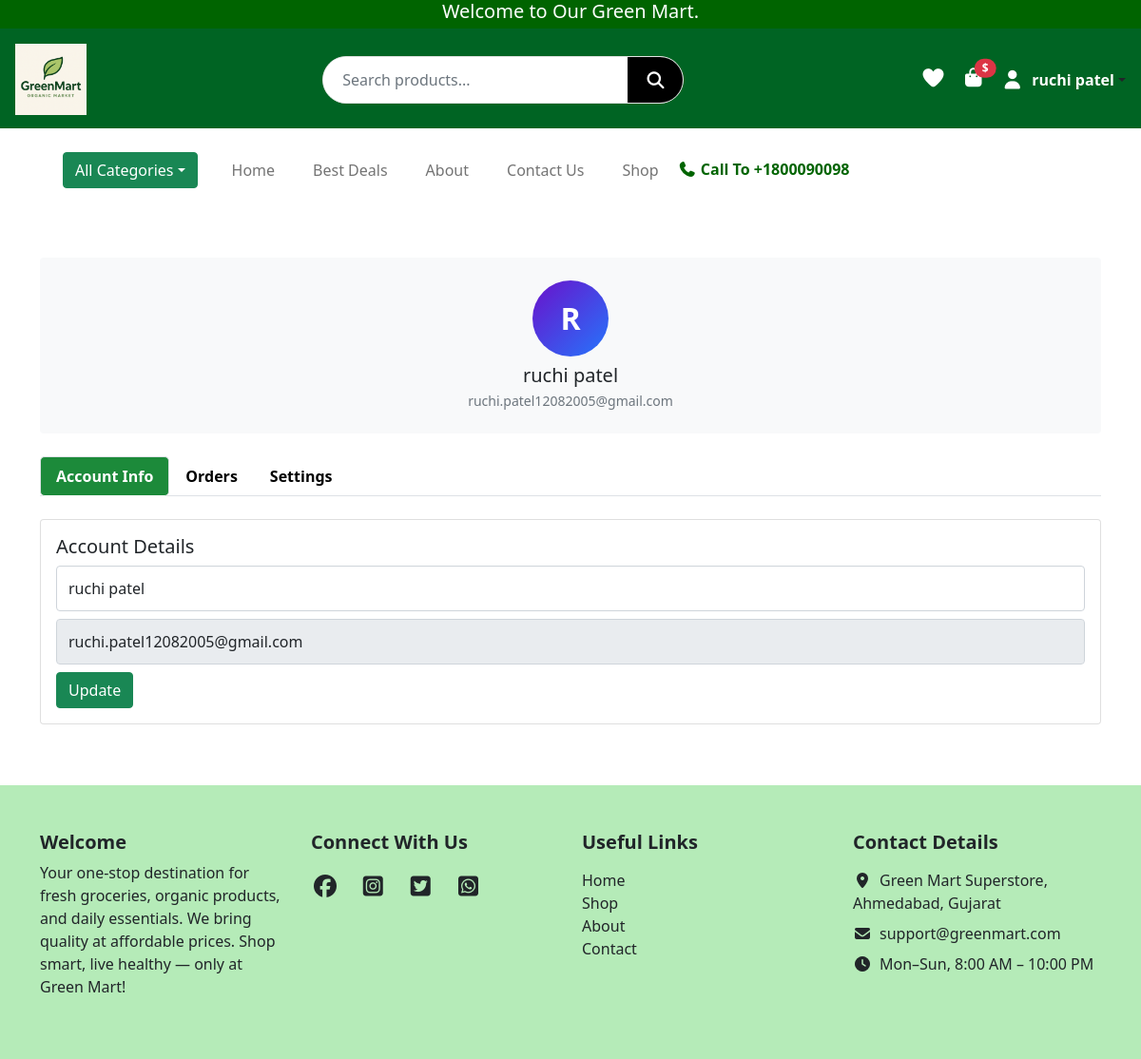
The app's page /profile (signed in), older data.
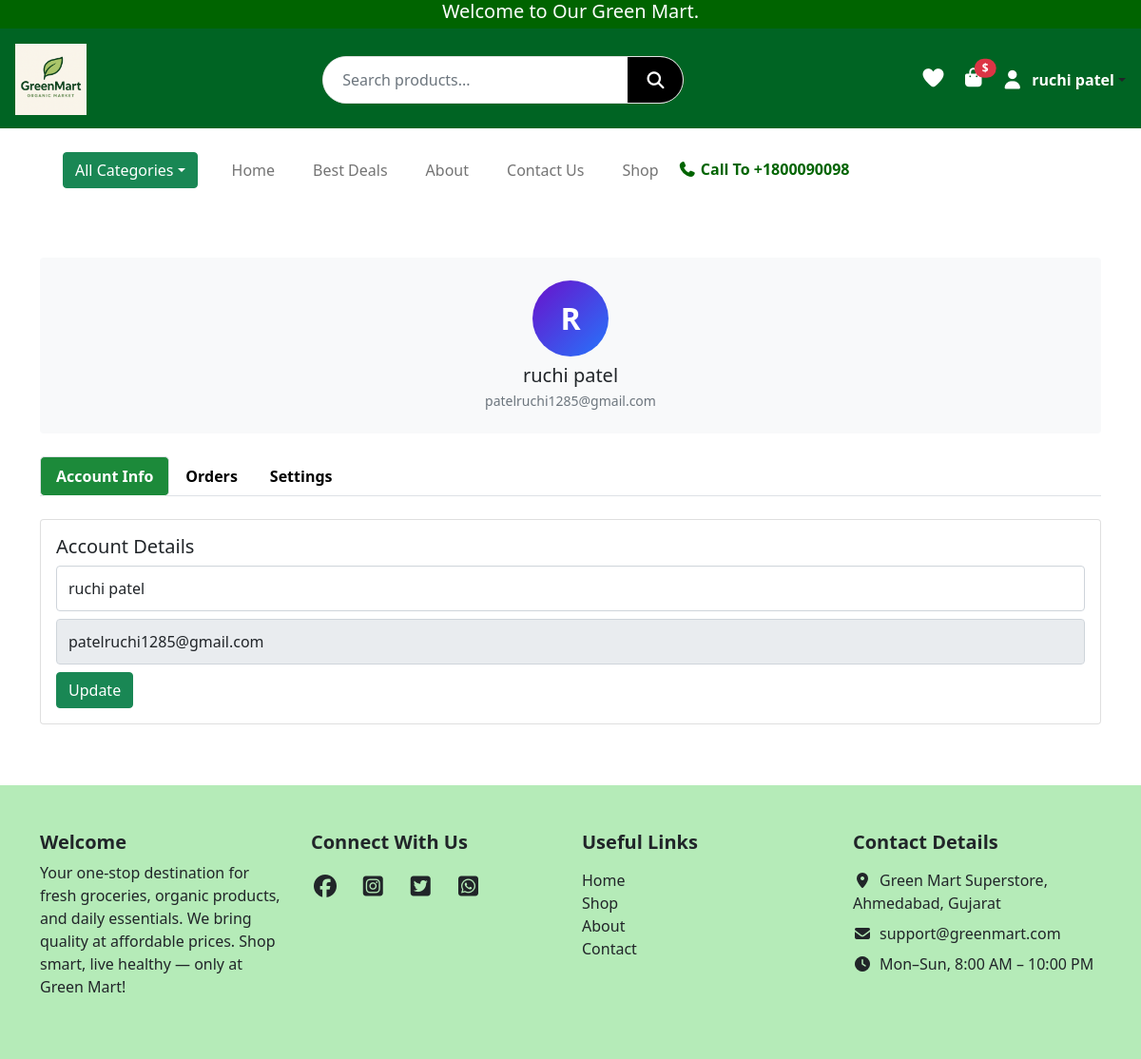
The same page, newer data.
### website/models.py (models this page shows, shortened)
class User(UserMixin, db.Model):
    __tablename__ = "users"
    id = db.Column(db.Integer, primary_key=True)
    name = db.Column(db.String(50), nullable=False)
    email = db.Column(db.String(120), unique=True, nullable=False)
    password_hash = db.Column(db.String(128), nullable=False)
    role = db.Column(db.String(20), default="customer")
    is_verified = db.Column(db.Boolean, default=False)

### website/views.py (the view)
@views.route("/profile")
@login_required
def profile():
    login_form  = LoginForm()
    signup_form = SignupForm()
    orders = Order.query.filter_by(user_id=current_user.id).order_by(Order.id.desc()).all()
    return render_template(
        "profile.html",
        user=current_user,
        orders=orders,
        login_form=login_form,
        signup_form=signup_form,
    )

### website/forms.py
class LoginForm(FlaskForm):
    email = StringField("Email", validators=[DataRequired(), Email()])
    password = PasswordField("Password", validators=[DataRequired()])
    submit = SubmitField("Login")

class SignupForm(FlaskForm):
    name = StringField("Name", validators=[DataRequired(), Length(min=2, max=50)])
    email = StringField("Email", validators=[DataRequired(), Email()])
    password = PasswordField("Password", validators=[DataRequired(), Length(min=6)])
    confirm_password = PasswordField(
        "Confirm Password", validators=[DataRequired(), EqualTo("password")]
    )
    submit = SubmitField("Sign Up")

### website/templates/profile.html (shortened to what this page needs)
{% extends "base.html" %}
{% block content %}
<div class="container py-5">
  <div class="profile-header text-center bg-light p-4 rounded mb-4">
    <div class="avatar mx-auto mb-2">
      {{ current_user.name[0]|upper if current_user.is_authenticated else 'U' }}
    </div>
    <h5 class="mb-1">
      {{ current_user.name if current_user.is_authenticated else 'Guest User' }}
    </h5>
    <p class="text-muted small mb-0">
      {{ current_user.email if current_user.is_authenticated else 'guest@example.com' }}
    </p>
  </div>
  <ul class="nav nav-tabs mb-4" id="profileTabs">
    <li class="nav-item">
      <a class="nav-link active" data-bs-toggle="tab" href="#account">Account Info</a>
    </li>
    <li class="nav-item">
      <a class="nav-link" data-bs-toggle="tab" href="#orders">Orders</a>
    </li>
    <li class="nav-item">
      <a class="nav-link" data-bs-toggle="tab" href="#settings">Settings</a>
    </li>
  </ul>
  <div class="tab-content">
    <div id="account" class="tab-pane fade show active">
      <div class="card p-3 mb-3">
        <h5>Account Details</h5>
        <form method="POST" action="{{ url_for('views.update_profile') }}">
          <input type="text" name="name" value="{{ user.name }}" class="form-control mb-2">
          <input type="email" value="{{ user.email }}" class="form-control mb-2" readonly>
          <button class="btn btn-success">Update</button>
        </form>
      </div>
    </div>
  </div>
</div>
{% endblock %}

### website/templates/base.html (shortened to what this page needs)
<!DOCTYPE html>
<html lang="en">
<head>
  <link rel="stylesheet" href="{{ url_for('static', filename='css/style.css') }}">
  <link href="https://cdn.jsdelivr.net/npm/bootstrap@5.0.2/dist/css/bootstrap.min.css" rel="stylesheet">
  <link rel="stylesheet" href="https://cdnjs.cloudflare.com/ajax/libs/font-awesome/7.0.1/css/all.min.css">
  <link rel="stylesheet" href="https://cdn.jsdelivr.net/npm/bootstrap-icons@1.11.1/font/bootstrap-icons.css">
  <link href="https://cdn.jsdelivr.net/npm/bootstrap-icons@1.11.1/font/bootstrap-icons.css" rel="stylesheet">
</head>
<body>
<div class="container-fluid top-header">
  <h5 class="text-center mb-0">Welcome to Our Green Mart.</h5>
</div>
<header class="main-header d-flex flex-wrap align-items-center justify-content-between p-3">
  <div class="logo-area">
    <a href="{{ url_for('views.home') }}">
      <img src="{{ url_for('static', filename='images/logo.png') }}" alt="logo" class="img-fluid">
    </a>
  </div>
  <div class="search-area flex-grow-1 mx-3 position-relative d-none d-lg-flex">
    <form class="search-box d-flex" action="{{ url_for('views.search') }}" method="get">
      <input type="text" name="q" id="liveSearch" class="form-control" placeholder="Search products..." autocomplete="off">
      <button type="submit"><i class="fa-solid fa-magnifying-glass"></i></button>
    </form>
  </div>
  <div class="icons-area d-flex align-items-center gap-3 flex-shrink-0">
    <a href="{{ url_for('views.wishlist') }}"><i class="fa-solid fa-heart"></i></a>
    <div class="cart-box position-relative">
      <a href="{{ url_for('views.cart') }}">
        <i class="fa-solid fa-bag-shopping fs-5"></i>
      </a>
      <span class="cart-price position-absolute top-0 start-100 translate-middle badge rounded-pill bg-danger">
        ${{ subtotal }}
      </span>
    </div>
    {% if current_user.is_authenticated %}
    <div class="dropdown">
      <a class="d-flex align-items-center text-dark text-decoration-none dropdown-toggle" data-bs-toggle="dropdown">
        <i class="fa-solid fa-user fs-5"></i>
        <span class="ms-2 fw-bold" style="color:white;">{{ current_user.name }}</span>
      </a>
    </div>
    {% else %}
      <i class="fa-solid fa-user fs-5" data-bs-toggle="modal" data-bs-target="#loginModal"></i>
    {% endif %}
  </div>
</header>
<div class="container nav">
  <nav class="navbar navbar-expand-lg navbar-light bg-white p-4">
    <div class="container-fluid">
      <div class="dropdown me-3">
        <button class="btn btn-success dropdown-toggle" data-bs-toggle="dropdown">All Categories</button>
      </div>
      <div class="collapse navbar-collapse" id="mainNavbar">
        <ul class="navbar-nav me-auto mb-2 mb-lg-0">
          <li class="nav-item"><a class="nav-link" href="{{ url_for('views.home') }}">Home</a></li>
          <li class="nav-item"><a class="nav-link" href="{{ url_for('views.best_deals') }}">Best Deals</a></li>
          <li class="nav-item"><a class="nav-link" href="{{ url_for('views.about') }}">About</a></li>
          <li class="nav-item"><a class="nav-link" href="{{ url_for('views.contact') }}">Contact Us</a></li>
          <li class="nav-item"><a class="nav-link" href="{{ url_for('views.shop') }}">Shop</a></li>
        </ul>
        <h6 class="mb-0 ms-auto"><i class="fa-solid fa-phone"></i> Call To +1800090098</h6>
      </div>
    </div>
  </nav>
</div>
{% block content %}{% endblock %}
<footer class="text-dark py-5" style="background-color: #13be1e50;">
  <div class="container">
    <div class="row g-4">
      <div class="col-12 col-md-3">
        <h5 class="fw-bold">Welcome</h5>
        <p>Your one-stop destination for fresh groceries, organic products, and daily essentials.
          We bring quality at affordable prices. Shop smart, live healthy — only at Green Mart!</p>
      </div>
      <div class="col-12 col-md-3">
        <h5 class="fw-bold mb-3">Connect With Us</h5>
        <a href="#" class="text-dark fs-4 me-3"><i class="fa-brands fa-facebook"></i></a>
        <a href="#" class="text-dark fs-4 me-3"><i class="fa-brands fa-square-instagram"></i></a>
        <a href="#" class="text-dark fs-4 me-3"><i class="fa-brands fa-square-twitter"></i></a>
        <a href="#" class="text-dark fs-4"><i class="fa-brands fa-square-whatsapp"></i></a>
      </div>
      <div class="col-12 col-md-3">
        <h5 class="fw-bold mb-3">Useful Links</h5>
        <ul class="list-unstyled">
          <li><a href="" class="text-dark text-decoration-none">Home</a></li>
          <li><a href="" class="text-dark text-decoration-none">Shop</a></li>
          <li><a href="" class="text-dark text-decoration-none">About</a></li>
          <li><a href="" class="text-dark text-decoration-none">Contact</a></li>
        </ul>
      </div>
      <div class="col-12 col-md-3">
        <h5 class="fw-bold mb-3">Contact Details</h5>
        <ul class="list-unstyled">
          <li class="mb-2"><i class="fa-solid fa-location-dot me-2"></i>Green Mart Superstore, Ahmedabad, Gujarat</li>
          <li class="mb-2"><i class="fa-solid fa-envelope me-2"></i>support@greenmart.com</li>
          <li><i class="fa-solid fa-clock me-2"></i>Mon–Sun, 8:00 AM – 10:00 PM</li>
        </ul>
      </div>
    </div>
  </div>
</footer>
</body>
</html>

### website/static/css/style.css (style rules this page uses)
body, html { overflow-x: hidden; }
.container, .container-fluid { padding-left: 15px; padding-right: 15px; }
.top-header { background-color: #006400; color: white; height: 30px; display: flex; justify-content: center; }
.main-header { height: 105px; background: #006423; display: flex; align-items: center; justify-content: space-between; padding: 0 40px; }
.logo-area img { height: 75px; }
.search-area { flex-grow: 1; display: flex; justify-content: center; }
.search-box { width: 45%; background: #ffffff; display: flex; border-radius: 40px; overflow: hidden; border: 1px solid #e2e2e2; }
.search-box input { flex: 1; border: none; outline: none; padding: 14px 20px; font-size: 16px; }
.search-box button { width: 58px; background: #000; border: none; display: flex; justify-content: center; align-items: center; cursor: pointer; }
.search-box button i { color: white; font-size: 18px; }
.icons-area { display: flex; align-items: center; gap: 25px; }
.icons-area i { font-size: 22px; color: white; cursor: pointer; }
.cart-box { display: flex; align-items: center; gap: 5px; }
.cart-price { color: white; font-size: 17px; font-weight: 500; }
.navbar-nav .nav-link { font-size: 16px; font-weight: 500; margin: 0 12px; color: #000; }
.navbar h6 { margin: 0; font-weight: 600; color: #006400; }
li { list-style: none; }
.nav-tabs .nav-link { color: #000; font-weight: 600; }
.nav-tabs .nav-link.active { color: #fff !important; background: #1c8a3a !important; border-radius: 5px; }
.form-control { height: 48px; }
body { background: #f4f6f8; font-family: Arial }
input { width: 100%; padding: 10px; margin-bottom: 10px; border: 1px solid #ccc; border-radius: 5px }
.avatar { width: 80px; height: 80px; background: linear-gradient(135deg, #6a11cb, #2575fc); color: #fff; font-size: 32px; font-weight: bold; border-radius: 50%; display: flex; align-items: center; justify-content: center; }

Row changes from the older to the newer data that the page shows:
changed User "ruchi patel": email "ruchi.patel12082005@gmail.com" → "patelruchi1285@gmail.com"
